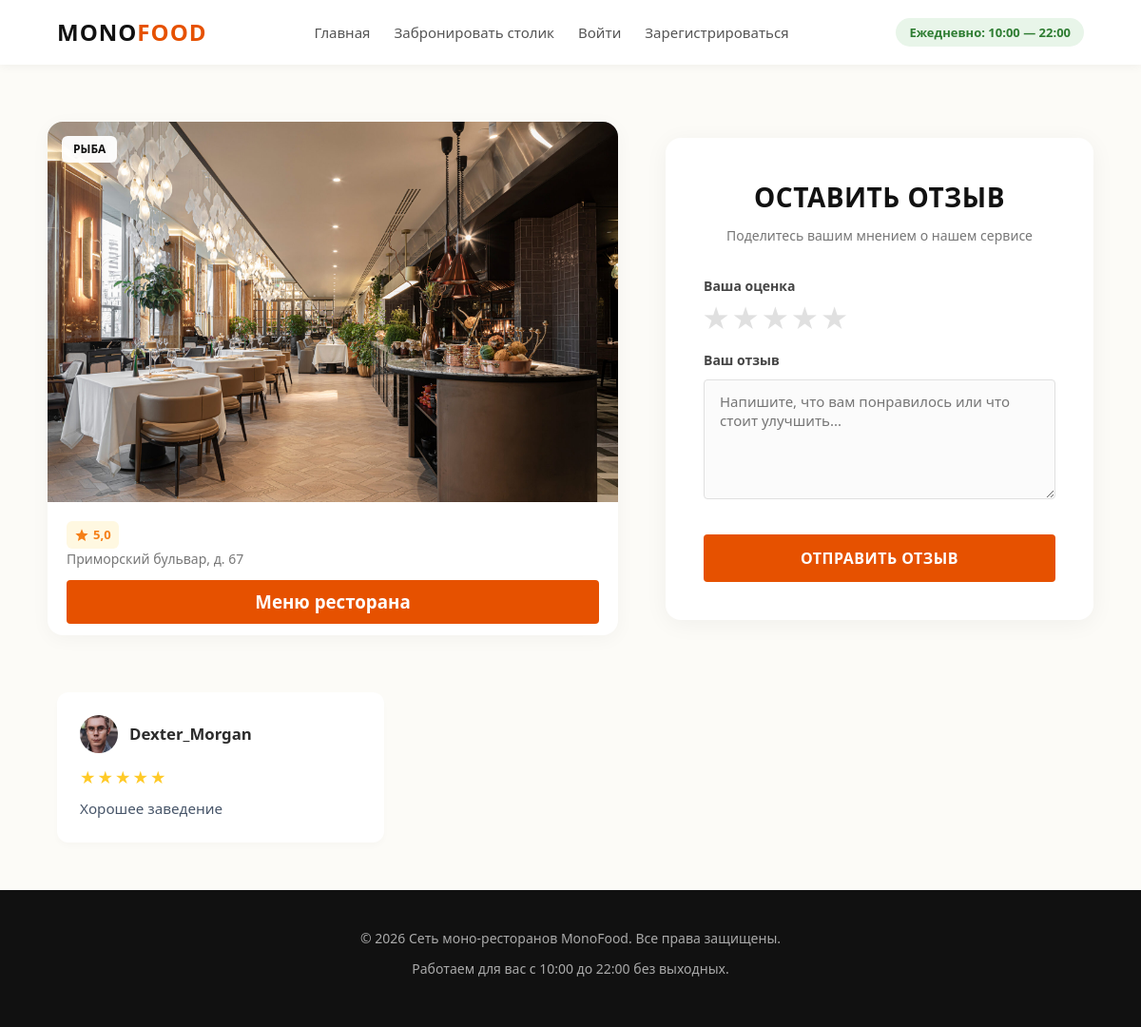
Before: /restaurants/feedback/ with the older database file.
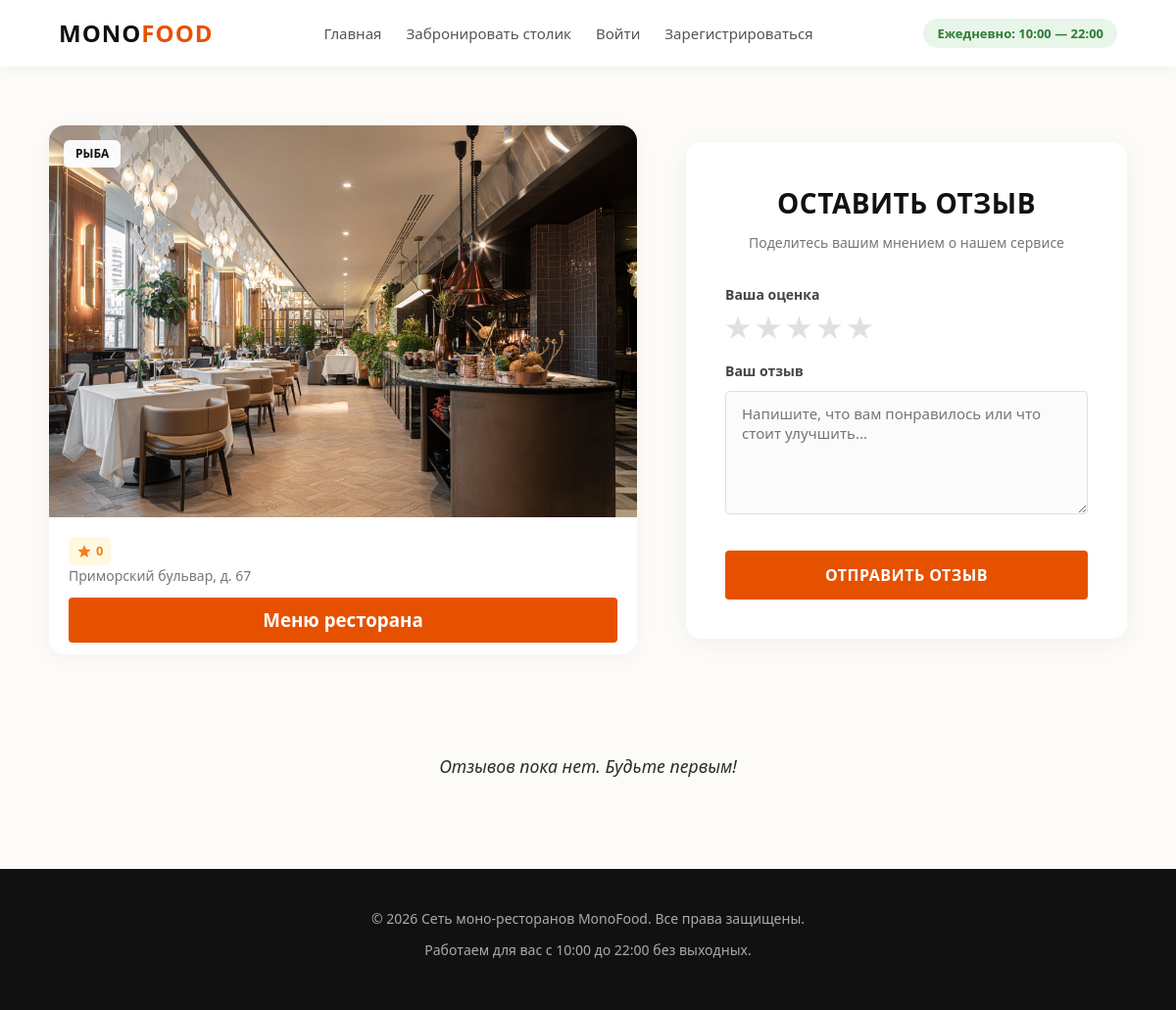
After: the same page with the newer database file.
### bookings/models.py (models this page shows, shortened)
class Feedback(models.Model):
    mark = models.PositiveSmallIntegerField()
    text = models.TextField(blank=True)
    booking = models.ForeignKey(Booking, on_delete=models.CASCADE)

class Booking(models.Model):
    time = models.DateTimeField()
    peoples = models.PositiveSmallIntegerField(default=1)
    status = models.CharField(max_length=16, default="Простаивает")
    booking_time = models.TextField(default=datetime.datetime.now().strftime("%Y-%m-%d %H:%M"))
    restaurant = models.ForeignKey(Restaurant, on_delete=models.CASCADE)
    user = models.ForeignKey(User, on_delete=models.CASCADE)

### users/models.py (models this page shows)
class User(AbstractUser):
    image = models.ImageField(upload_to="users_media", blank=True)

### bookings/views.py (the view)
# urls.py: path('feedback/', feedback, name='feedback'),
def feedback(request):
    avg = lambda lst: sum(lst) / len(lst)
    context = {
        "title": "Сеть моно-ресторанов | Отзыв",
        "restaurant": Restaurant.objects.get(address="Приморский бульвар, д. 67"),
        "feedbacks": Feedback.objects.filter(booking__restaurant=Restaurant.objects.get(address="Приморский бульвар, д. 67"))
    }
    if context["feedbacks"]:
        context["rating"] = round(avg(list(map(lambda fb: fb.mark, Feedback.objects.filter(booking__restaurant=Restaurant.objects.get(pk=context["restaurant"].pk))))), 1)
    else:
        context["rating"] = 0
    return render(request, "bookings/feedback.html", context=context)

### bookings/templates/bookings/feedback.html
{% extends "bookings/base.html" %}
{% load static %}
{% block css %}
    <link rel="stylesheet" href="{% static 'css/feedback.css' %}">
{% endblock %}
{% block content %}
    <main class="auth-section">
        <article class="restaurant-card">
            <div class="restaurant-img-wrapper">
                <img src="/media/{{ restaurant.image }}" alt="Ресторан" class="restaurant-img">
                <span class="restaurant-badge">{{ restaurant.category.name }}</span>
            </div>
            <div class="restaurant-content">
                <div class="restaurant-meta">
                    <div class="restaurant-rating">
                        <svg class="star-icon" viewBox="0 0 24 24"><path d="M12 17.27L18.18 21l-1.64-7.03L22 9.24l-7.19-.61L12 2 9.19 8.63 2 9.24l5.46 4.73L5.82 21z"/></svg>
                        <span>{{ rating }}</span>
                    </div>
                </div>
                <p class="restaurant-address">{{ restaurant.address }}</p>
                <div class="restaurant-menu">
                    <a href="/media/{{ restaurant.menu }}" download><h3>Меню ресторана</h3></a>
                </div>
            </div>
        </article>
        <div class="form-container">
            <h2>Оставить отзыв</h2>
            <p class="form-subtitle">Поделитесь вашим мнением о нашем сервисе</p>
            <form>
                <div class="form-group">
                    <label>Ваша оценка</label>
                    <div class="rating-stars">
                        <input type="radio" id="star5" name="rating" value="5" /><label for="star5" title="Отлично">★</label>
                        <input type="radio" id="star4" name="rating" value="4" /><label for="star4" title="Хорошо">★</label>
                        <input type="radio" id="star3" name="rating" value="3" /><label for="star3" title="Нормально">★</label>
                        <input type="radio" id="star2" name="rating" value="2" /><label for="star2" title="Плохо">★</label>
                        <input type="radio" id="star1" name="rating" value="1" /><label for="star1" title="Ужасно">★</label>
                    </div>
                </div>
                <div class="form-group">
                    <label for="review-comment">Ваш отзыв</label>
                    <textarea id="review-comment" rows="5" placeholder="Напишите, что вам понравилось или что стоит улучшить..."></textarea>
                </div>
                <button type="submit" class="btn-submit">Отправить отзыв</button>
            </form>
        </div>
    </main>
    <section class="feedback-grid">
        {% for feedback in feedbacks %}
            <div class="feedback-card">
                <div class="card-header">
                    <div class="user-info">
                        {% if feedback.booking.user.image %}
                            <img src="/media/{{ feedback.booking.user.image }}" alt="{{ feedback.booking.user.name }}" class="user-avatar">
                        {% else %}
                            <div class="user-avatar-placeholder">{{ feedback.booking.user.username|default:"Г"|slice:":1" }}</div>
                        {% endif %}
                        <span class="guest-name">{{ feedback.booking.user.username|default:"Гость" }}</span>
                    </div>
                </div>
                <div class="rating-stars">
                    {% if feedback.mark == 5 %}★★★★★
                    {% elif feedback.mark == 4 %}★★★★☆
                    {% elif feedback.mark == 3 %}★★★☆☆
                    {% elif feedback.mark == 2 %}★★☆☆☆
                    {% else %}★☆☆☆☆
                    {% endif %}
                </div>
                <p class="feedback-text">{{ feedback.text }}</p>
            </div>
        {% empty %}
            <p class="no-feedbacks">Отзывов пока нет. Будьте первым!</p>
        {% endfor %}
    </section>
{% endblock %}

Changed rows visible on the page:
removed Feedback: booking.user.image (picture), booking.user.username "Dexter_Morgan", text "Хорошее заведение"
Other visible differences:
{{ rating }}: "5,0" → "0"
text now shown: "Отзывов пока нет. Будьте первым!"
